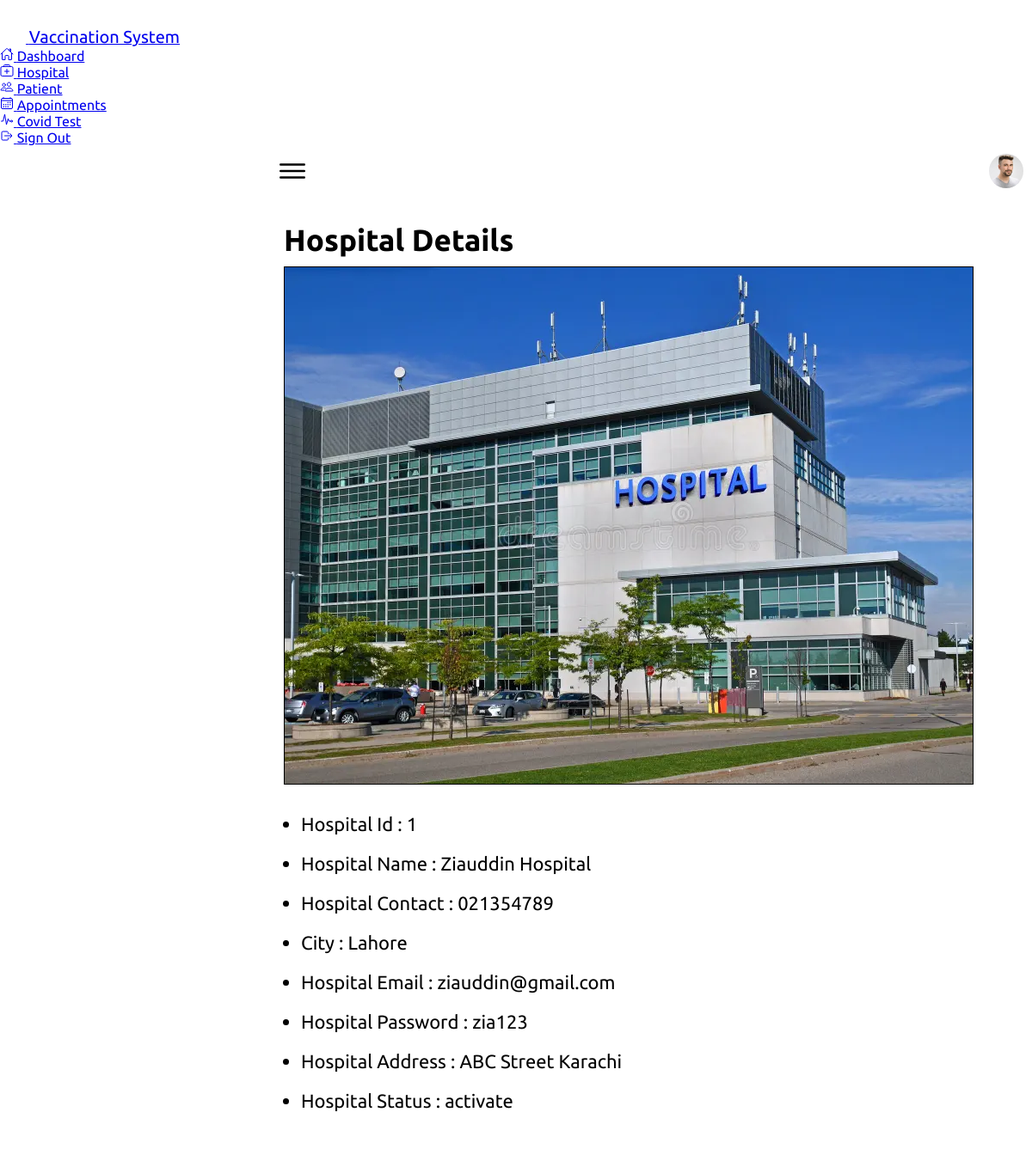
The app's page /Admin/view_hospital.php?id=1 (signed in) with its own data.
### tables this page shows
CREATE TABLE `tbl_hospital` (
  `id` int(11) NOT NULL,
  `name` varchar(50) NOT NULL,
  `contact` varchar(15) NOT NULL,
  `cid` int(11) NOT NULL,
  `email` varchar(50) NOT NULL,
  `password` varchar(50) NOT NULL,
  `image` varchar(100) NOT NULL,
  `address` varchar(150) NOT NULL,
  `status` varchar(20) NOT NULL DEFAULT 'deactivate'
);

CREATE TABLE `tbl_city` (
  `id` int(11) NOT NULL,
  `name` varchar(50) NOT NULL
);

### Admin/view_hospital.php (the view, shortened to what this page needs)
<?php
    include("connection.php");
?>
<!DOCTYPE html>
<html lang="en">
<head>
    <link rel="stylesheet" href="assets/css/index.css">
</head>
<body>
    <div class="container">
        <?php
            include("navigation.php");
        ?>
        <div class="main">
            <div class="topbar">
                <div class="toggle">
                    <ion-icon name="menu-outline"></ion-icon>
                </div>
                <div class="user">
                    <a href='profile.php'><img src="assets/imgs/customer01.jpg" alt=""></a>
                </div>
            </div>
            <div class="mainContent">
                <h2 class="title">Hospital Details</h2>
                <?php
                    $query = "SELECT tbl_hospital.*, tbl_city.name as 'cname' FROM tbl_hospital INNER JOIN tbl_city on tbl_hospital.cid=tbl_city.id WHERE tbl_hospital.id=$_GET[id]";
                    $result = mysqli_query($connection,$query);
                    $row = mysqli_fetch_assoc($result);
                ?>
                <img src="<?php echo $row['image'];?>" alt="">
                <ul>
                    <li>Hospital Id : <?php echo $row['id']?></li>
                    <li>Hospital Name : <?php echo $row['name']?></li>
                    <li>Hospital Contact : <?php echo $row['contact']?></li>
                    <li>City : <?php echo $row['cname']?></li>
                    <li>Hospital Email : <?php echo $row['email']?></li>
                    <li>Hospital Password : <?php echo $row['password']?></li>
                    <li>Hospital Address : <?php echo $row['address']?></li>
                    <li>Hospital Status : <?php echo $row['status']?></li>
                </ul>
            </div>
        </div>
    </div>
</body>
</html>

### Admin/assets/css/index.css (style rules this page uses)
* { font-family: "Ubuntu", sans-serif; margin: 0; padding: 0; box-sizing: border-box; }
:root { --white: #fff; --gray: #f5f5f5; --black1: #222; --black2: #999; --blue:#4763e0; }
body { min-height: 100vh; overflow-x: hidden; }
.container { position: relative; width: 100%; }
.main { position: absolute; width: calc(100% - 300px); left: 300px; min-height: 100vh; background: var(--white); transition: 0.5s; }
.topbar { width: 100%; height: 60px; display: flex; justify-content: space-between; align-items: center; padding: 0 10px; }
.toggle { position: relative; width: 60px; height: 60px; display: flex; justify-content: center; align-items: center; font-size: 2.5rem; cursor: pointer; }
.user { position: relative; width: 40px; height: 40px; border-radius: 50%; overflow: hidden; cursor: pointer; }
.user img { position: absolute; top: 0; left: 0; width: 100%; height: 100%; object-fit: cover; }

### Admin/view_hospital.php (style rules this page uses)
.mainContent { padding: 30px; }
.mainContent .title { font-size: 35px; }
.mainContent ul { padding: 0px 20px; }
.mainContent ul li { margin: 20px 0px; font-size: 22px; }
.mainContent img { margin: 10px 0px; border: 1px solid #000; }

### records on screen
tbl_hospital: image (picture), id "1", name "Ziauddin Hospital", contact "021354789", tbl_city.name "Lahore", email "ziauddin@gmail.com", password "zia123", address "ABC Street Karachi", status "activate"
